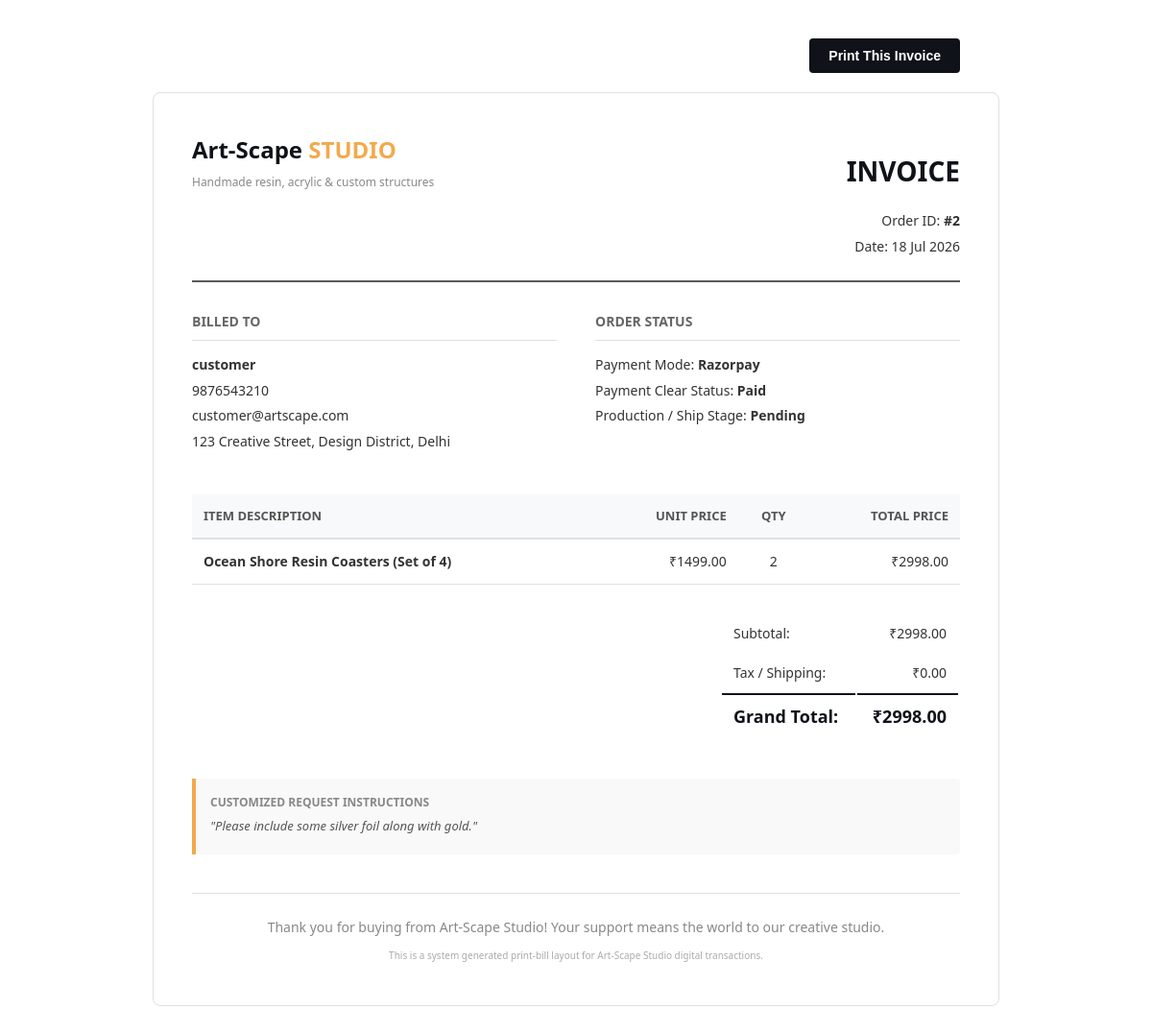
/order/invoice/2/ (signed in), run on the app's committed database.
### shop/models.py (models this page shows, shortened)
class Order(models.Model):
    STATUS_CHOICES = [
        ('Pending', 'Pending'),
        ('Processing', 'Processing ("In Preparation")'),
        ('Completed', 'Completed ("Prepared")'),
        ('Shipped', 'Shipped'),
        ('Delivered', 'Delivered'),
        ('Cancelled', 'Cancelled'),
    ]
    PAYMENT_STATUS_CHOICES = [
        ('Pending', 'Pending'),
        ('Paid', 'Paid'),
        ('Failed', 'Failed'),
    ]
    user = models.ForeignKey(User, on_delete=models.SET_NULL, null=True, blank=True, related_name='orders')
    name = models.CharField(max_length=100)
    email = models.EmailField()
    phone = models.CharField(max_length=15)
    address = models.TextField()
    total_amount = models.DecimalField(max_digits=10, decimal_places=2)
    status = models.CharField(max_length=20, choices=STATUS_CHOICES, default='Pending')
    payment_status = models.CharField(max_length=20, choices=PAYMENT_STATUS_CHOICES, default='Pending')
    razorpay_order_id = models.CharField(max_length=100, blank=True, null=True)
    razorpay_payment_id = models.CharField(max_length=100, blank=True, null=True)
    razorpay_signature = models.CharField(max_length=200, blank=True, null=True)
    payment_method = models.CharField(max_length=20, default='Razorpay')
    upi_transaction_id = models.CharField(max_length=50, blank=True, null=True)
    custom_text = models.TextField(blank=True, null=True)
    custom_voice = models.FileField(upload_to=get_voice_note_path, blank=True, null=True)
    created_at = models.DateTimeField(auto_now_add=True)
    updated_at = models.DateTimeField(auto_now=True)

class OrderItem(models.Model):
    order = models.ForeignKey(Order, on_delete=models.CASCADE, related_name='items')
    product = models.ForeignKey(Product, on_delete=models.SET_NULL, null=True)
    name = models.CharField(max_length=200)
    price = models.DecimalField(max_digits=10, decimal_places=2)
    quantity = models.PositiveIntegerField(default=1)
    def get_total_price(self):
        return self.price * self.quantity

### shop/views.py (the view)
# urls.py: path('order/invoice/<int:order_id>/', views.invoice_view, name='invoice_view'),
@login_required
def invoice_view(request, order_id):
    if request.user.is_staff:
        order = get_object_or_404(Order, id=order_id)
    else:
        order = get_object_or_404(Order, id=order_id, user=request.user)
    return render(request, 'shop/invoice.html', {'order': order})

### shop/templates/shop/invoice.html (shortened to what this page needs)
<!DOCTYPE html>
<html lang="en">
<head>
</head>
<body>
    <div style="max-width: 800px; margin: 0 auto; text-align: right;">
        <button class="print-btn" onclick="window.print()">Print This Invoice</button>
    </div>
    <div class="invoice-card">
        <div class="header-row">
            <div class="logo">
                Art-Scape <span>STUDIO</span>
                <p style="font-size:12px; font-weight:normal; color:#888; margin-top:5px;">Handmade resin, acrylic & custom structures</p>
            </div>
            <div class="invoice-title">
                <h1>Invoice</h1>
                <p>Order ID: <strong>#{{ order.id }}</strong></p>
                <p>Date: {{ order.created_at|date:"d M Y" }}</p>
            </div>
        </div>
        <div class="details-grid">
            <div class="details-box">
                <h3>Billed To</h3>
                <p><strong>{{ order.name }}</strong></p>
                <p>{{ order.phone }}</p>
                <p>{{ order.email }}</p>
                <p>{{ order.address }}</p>
            </div>
            <div class="details-box">
                <h3>Order Status</h3>
                <p>Payment Mode: <strong>{{ order.payment_method }}</strong></p>
                <p>Payment Clear Status: <strong>{{ order.payment_status }}</strong></p>
                <p>Production / Ship Stage: <strong>{{ order.status }}</strong></p>
            </div>
        </div>
        <table class="items-table">
            <thead>
                <tr>
                    <th>Item Description</th>
                    <th style="text-align: right;">Unit Price</th>
                    <th style="text-align: center;">Qty</th>
                    <th style="text-align: right;">Total Price</th>
                </tr>
            </thead>
            <tbody>
                {% for item in order.items.all %}
                    <tr>
                        <td><strong>{{ item.name }}</strong></td>
                        <td style="text-align: right;">₹{{ item.price }}</td>
                        <td style="text-align: center;">{{ item.quantity }}</td>
                        <td style="text-align: right;">₹{{ item.get_total_price }}</td>
                    </tr>
                {% endfor %}
            </tbody>
        </table>
        <div class="total-box">
            <table class="total-table">
                <tr>
                    <td>Subtotal:</td>
                    <td style="text-align: right;">₹{{ order.total_amount }}</td>
                </tr>
                <tr>
                    <td>Tax / Shipping:</td>
                    <td style="text-align: right;">₹0.00</td>
                </tr>
                <tr class="grand-total">
                    <td>Grand Total:</td>
                    <td style="text-align: right;">₹{{ order.total_amount }}</td>
                </tr>
            </table>
        </div>
        {% if order.custom_text %}
            <div style="background-color: #f9f9f9; padding: 15px; border-left: 4px solid #f2aa4c; margin-bottom: 40px; border-radius:0 4px 4px 0;">
                <p style="margin: 0; font-size:12px; text-transform:uppercase; color:#888; font-weight:600;">Customized Request Instructions</p>
                <p style="margin-top: 5px; font-style: italic; font-size: 13px; color:#555;">"{{ order.custom_text }}"</p>
            </div>
        {% endif %}
        <div class="footer">
            <p>Thank you for buying from Art-Scape Studio! Your support means the world to our creative studio.</p>
            <p style="font-size:10px; margin-top:10px; color:#aaa;">This is a system generated print-bill layout for Art-Scape Studio digital transactions.</p>
        </div>
    </div>
</body>
</html>

### shop/templates/shop/invoice.html (style rules this page uses)
body { font-family: 'Segoe UI', Tahoma, Geneva, Verdana, sans-serif; color: #333333; line-height: 1.6; margin: 0; padding: 40px; background-color: #ffffff; }
.invoice-card { max-width: 800px; margin: 0 auto; border: 1px solid #e0e0e0; padding: 40px; border-radius: 8px; }
.header-row { display: flex; justify-content: space-between; align-items: flex-start; border-bottom: 2px solid #5a5a5a; padding-bottom: 20px; margin-bottom: 30px; }
.logo { font-size: 24px; font-weight: 800; color: #0f1319; }
.logo span { color: #f2aa4c; }
.invoice-title { text-align: right; }
.invoice-title h1 { margin: 0 0 5x 0; font-size: 28px; color: #0f1319; text-transform: uppercase; }
.details-grid { display: grid; grid-template-columns: 1fr 1fr; gap: 40px; margin-bottom: 40px; }
.details-box h3 { margin-top: 0; border-bottom: 1px solid #e0e0e0; padding-bottom: 8px; font-size: 14px; text-transform: uppercase; color: #666; }
p { margin: 4px 0; font-size: 14px; }
table.items-table { width: 100%; border-collapse: collapse; margin-bottom: 30px; }
table.items-table th { background-color: #f8f9fa; border-bottom: 2px solid #dee2e6; padding: 12px; text-align: left; font-size: 13px; text-transform: uppercase; color: #555; }
table.items-table td { padding: 12px; border-bottom: 1px solid #dee2e6; font-size: 14px; }
.total-box { display: flex; justify-content: flex-end; margin-bottom: 40px; }
.total-table { width: 250px; }
.total-table td { padding: 8px 12px; font-size: 14px; }
.total-table tr.grand-total td { font-size: 18px; font-weight: 700; border-top: 2px solid #0f1319; color: #0f1319; }
.footer { border-top: 1px solid #dee2e6; padding-top: 20px; text-align: center; font-size: 12px; color: #888888; }
.print-btn { background-color: #0f1319; color: #ffffff; border: none; padding: 10px 20px; border-radius: 4px; font-size: 14px; font-weight: 600; cursor: pointer; display: inline-flex; align-items: center; gap: 8px; margin-bottom: 20px; transition: opacity 0.2s; }

### data on the page
Order: id "2", created_at "18 Jul 2026", name "customer", phone "9876543210", email "customer@artscape.com", address "123 Creative Street, Design District, Delhi", payment_method "Razorpay", payment_status "Paid", status "Pending", total_amount "2998.00", custom_text "Please include some silver foil along with gold."
OrderItem: name "Ocean Shore Resin Coasters (Set of 4)", price "1499.00", quantity "2", get_total_price "2998.00"
